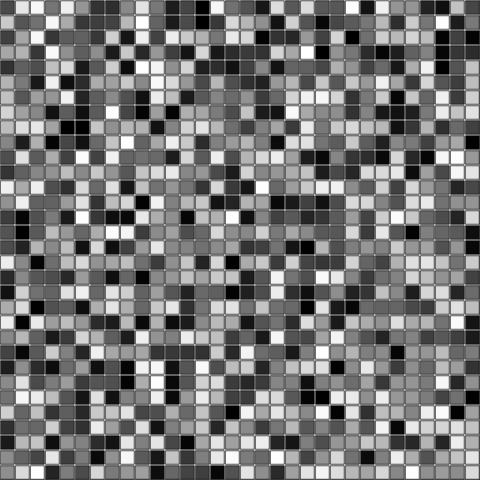
Frame 1 (no input)
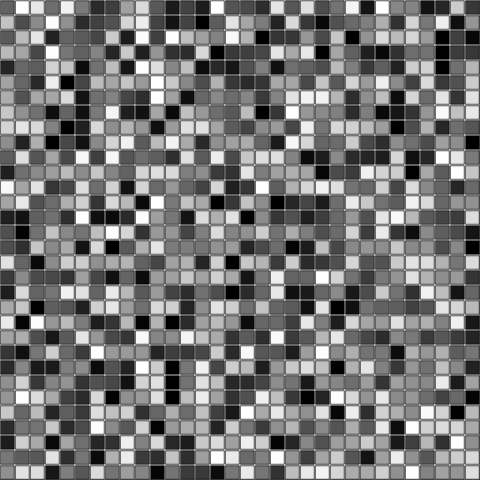
Frame 60 (no input)
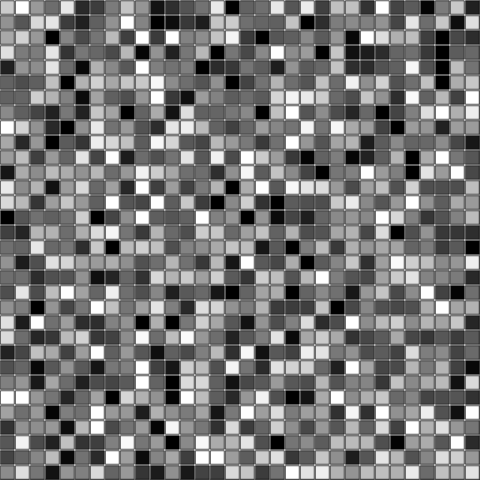
Frame 120 (the mouse pressed at the canvas centre since frame 60)

The p5.js sketch that drew these frames (run headless with seeded random() and noise() and a simulated clock; from frame 60 on, the mouse is pressed at the canvas centre):

// p5.js sketch
// ── sketch.js
var C; // cells
var Buffer;

var lastTime = 0;
var colNum = 32;
var rowNum = 32;
var gap = 10;

var timeInterval = 0.05;
var bRunning = true;

// 函数setup() ：准备阶段
function setup() 
{
	createCanvas(480,480);
	rectMode(CENTER);
	
	C = new Array();
	Buffer = new Array();
	lastTime = getTime();

	for(var i =0;i<colNum;i++)
	{
		C[i] = new Array();
		Buffer[i] = new Array();
		for(var j=0;j<rowNum;j++)
		{
			//C[i][j] = random(0,1)>0.95?1:0;
			//C[i][j] = 0;
			C[i][j] = random(0,1);
			/*
			if(j==14||i==12||j==17||i==18)
			{
				C[i][j] = 1;
			}
			*/
			
			/*
			(j==15)
			{
				C[i][j] = 1;
			}*/
			//C[i][j] = random(0,1)>0.8?1:0;
			Buffer[i][j] = C[i][j];
		}
	}	
	
	
}

function mousePressed()
{
	var i = (mouseX)/(width/colNum);
	var j = (mouseY)/(height/rowNum);
	if(i<colNum&&j<rowNum)
	{
		i = floor(i);
		j = floor(j);
		print("i:" + i+ " j:"+j);
		C[i][j] = (C[i][j]===0)?1:0;
		Buffer[i][j]= C[i][j];
	}
	print("mousePressed");
}

// 函数draw()：作画阶段
function draw() {
	fill(255,255,255,255);
	rect(0,0,2*width,2*height);

	// 画出整个『场』C
	drawField();

	if(!bRunning)
	{
		return;
	}

	// update C： 更新整个场
	var tNow = getTime(); // 当前时刻
	var dt = tNow - lastTime; // 时差
	if(dt>timeInterval)
	{
		//updateC();
		updateC2(dt);
		lastTie = tNow;
	}

}


function updateC()
{
	for(var i =0;i<colNum;i++)
	{
		for(var j=0;j<rowNum;j++)
		{
			var sum = 0;
			var iternum = 0
			for(var k=-1;k<=1;k++)
			{
				for(var l=-1;l<=1;l++)
				{
					var id0 = clampId((i+k),colNum);
					var id1 = clampId((j+l),rowNum);
					
					var value = C[id0][id1];
					sum += value;
					iternum ++;
				}
			}
				//print(" iterNum:" + iternum + " sum:"+ sum);
				
				//print("Haha  " + "CID1: " + CID1 + " CID0:" + CID0);
				//C[CID1][i][j] = C[CID0][i][j];

			var valNow = C[i][j];
			var isAlive = (valNow==1);
			Buffer[i][j] = C[i][j];
			if(isAlive)
			{
				if(sum<=1||sum>4)
				{
					Buffer[i][j] = 0;
				}
			}
			else
			{
				if(sum===3)
				{
					Buffer[i][j] = 1;
				}
			}

		}
	}

	CopyBuffer2C();
}

function updateC()
{
	for(var i =0;i<colNum;i++)
	{
		for(var j=0;j<rowNum;j++)
		{
			var sum = 0;
			var iternum = 0
			for(var k=-1;k<=1;k++)
			{
				for(var l=-1;l<=1;l++)
				{
					var id0 = clampId((i+k),colNum);
					var id1 = clampId((j+l),rowNum);
					
					var value = C[id0][id1];
					sum += value;
					iternum ++;
				}
			}
				//print(" iterNum:" + iternum + " sum:"+ sum);
				
				//print("Haha  " + "CID1: " + CID1 + " CID0:" + CID0);
				//C[CID1][i][j] = C[CID0][i][j];

			var valNow = C[i][j];
			var isAlive = (valNow==1);
			Buffer[i][j] = C[i][j];
			if(isAlive)
			{
				if(sum<=1||sum>4)
				{
					Buffer[i][j] = 0;
				}
			}
			else
			{
				if(sum===3)
				{
					Buffer[i][j] = 1;
				}
			}

		}
	}

	CopyBuffer2C();
}



function updateC2(dt)
{
	var a = 0.005;
	var b = -0.001;
	for(var i =0;i<colNum;i++)
	{
		for(var j=0;j<rowNum;j++)
		{
			var dx = GetDX(i,j);
			var dy = GetDY(i,j);
			Buffer[i][j] = 
				C[i][j] + 
				(a*dx + b*dy)*dt;
		}
	}
	CopyBuffer2C();
}

function drawField()
{
	var xGap = width/colNum;
	var yGap = height/rowNum;
	for(var i =0;i<colNum;i++)
	{
		for(var j=0;j<rowNum;j++)
		{
			push();
			translate(xGap*i+xGap/2,yGap*j+yGap/2);
			scale(xGap*0.9,yGap*0.9);
			var fillValue = map(C[i][j],0,1,255,0);
			fill(fillValue);
			stroke(0);
			strokeWeight(0.05);
			rect(0,0,1,1); // 画圆形
			pop();
		}
	}
}


function GetDX(i,j)
{
	var iPrev = i-1;
	var iNext = i+1;
	if(i==0)
	{
		iPrev = colNum-1;
	}
	else if(i==colNum-1)
	{
		iNext = 0;
	}
	var cNext = C[iNext][j];
	var cPrev = C[iPrev][j];
	var dx = cNext-cPrev;
	return dx;
}

function GetDY(i,j)
{
	var jPrev = j-1;
	var jNext = j+1;
	if(j==0)
	{
		jPrev = rowNum-1;
	}
	else if(j==rowNum-1)
	{
		jNext = 0;
	}
	var cNext = C[i][jNext];
	var cPrev = C[i][jPrev];
	var dy = cNext-cPrev;
	return dy;
}

function CopyBuffer2C()
{
	// copy buffer to C
	for(var i =0;i<colNum;i++)
	{
		for(var j=0;j<rowNum;j++)
		{
			C[i][j] = Buffer[i][j];
		}
	}
}

function clampId(id, maxId)
{
	if(id<0)
	{
		id= maxId-1;
	}
	else if(id>=maxId)
	{
		id = 0;
	}
	return id;
}

function getTime()
{
	return millis()/1000;
}
